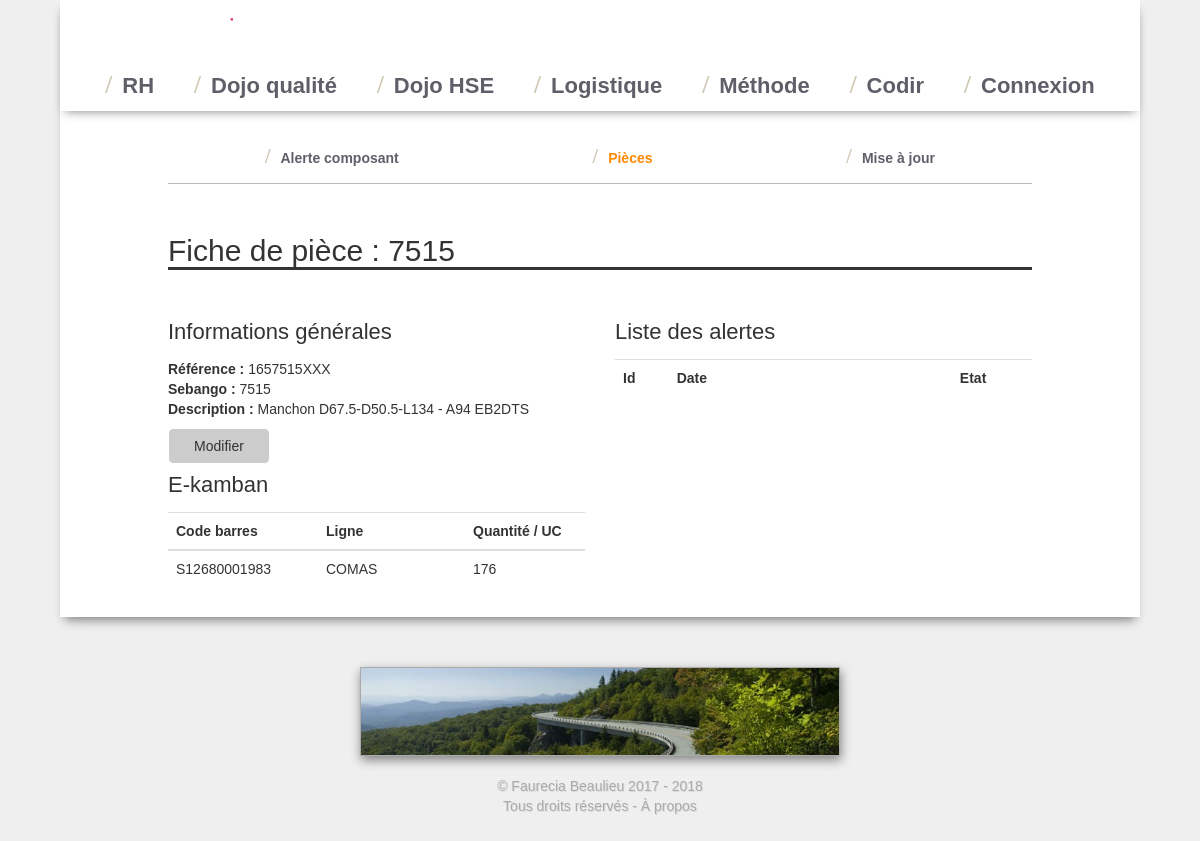
The app's page /logistique/fiche_piece.php?id=4, older data.
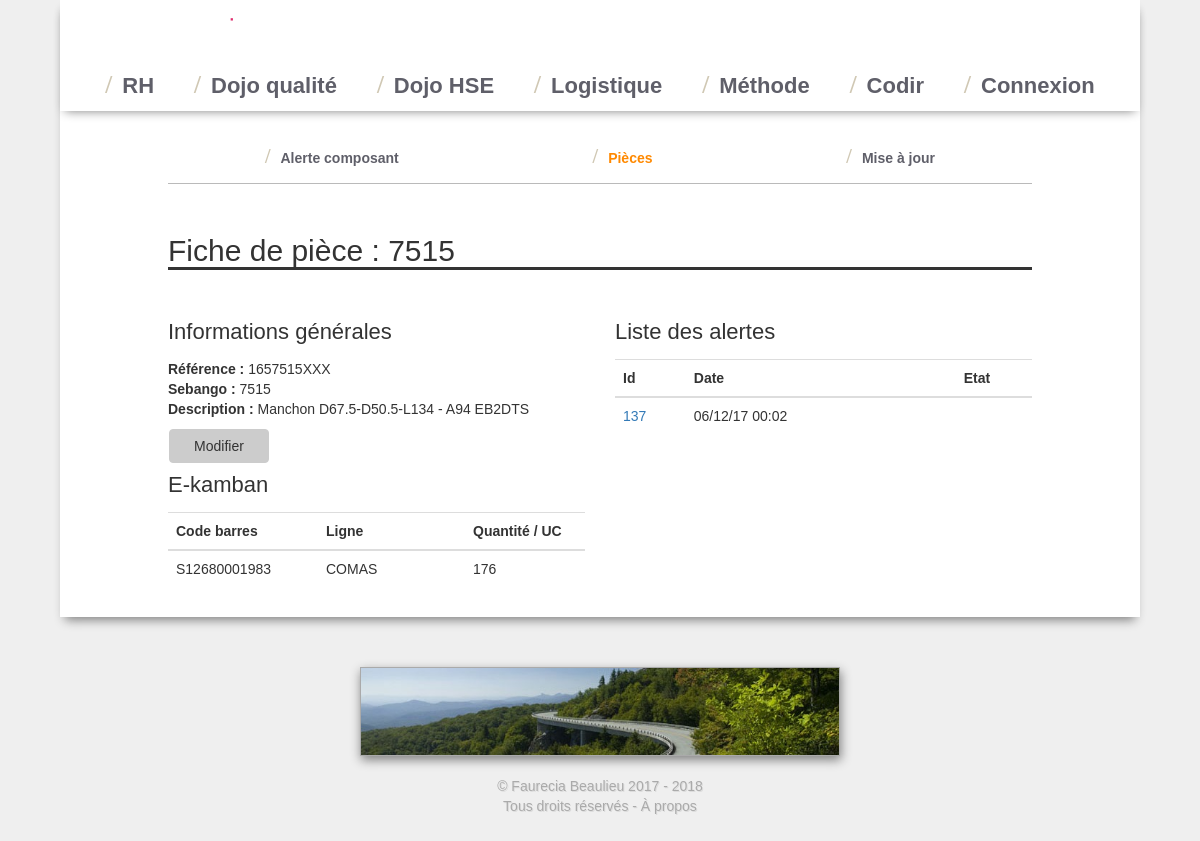
The same page, newer data.
### tables this page shows
CREATE TABLE `logistique_e_kanban` (
  `id` int(11) NOT NULL,
  `code_barres` varchar(255) NOT NULL,
  `piece` int(11) NOT NULL,
  `ligne` varchar(255) NOT NULL,
  `quantite` int(11) NOT NULL
);

CREATE TABLE `logistique_alerte` (
  `id` int(11) NOT NULL,
  `piece` int(11) NOT NULL,
  `e_kanban` int(11) NOT NULL DEFAULT '-1',
  `date` timestamp NOT NULL DEFAULT CURRENT_TIMESTAMP,
  `train` varchar(255) NOT NULL,
  `uc_restant_en_ligne` int(11) NOT NULL,
  `state` tinyint(4) NOT NULL DEFAULT '1'
);

### logistique/fiche_piece.php (the view, shortened to what this page needs)
<?php
include_once "needed.php";
if (isset($_GET['id'])){
    $Query = $bdd->prepare('SELECT * FROM logistique_pieces WHERE id = ?');
    $Query->execute(array($_GET['id']));
    $Data = $Query->fetch();?>
    <h2>Fiche de pièce : <?php echo $Data['sebango'];?></h2>
    <div class="row">
        <div class="col-xs-6">
            <h4>Informations générales</h4>
            <p>
                <b>Référence : </b><?php echo $Data['reference'] ?><br>
                <b>Sebango : </b><?php echo $Data['sebango'] ?><br>
                <b>Description : </b><?php echo $Data['description'] ?><br>
            </p>
            <a href="editer_piece.php?id=<?php echo $_GET["id"]; ?>" class="btn btn-default center-block" style="width: 100px;">Modifier</a>
            <h4>E-kamban</h4>
            <table class="table"
            <thead class="thead">
            <tr>
                <th style="width: 150px">Code barres</th>
                <th >Ligne</th>
                <th style="width: 120px">Quantité / UC</th>
            </tr>
            <tbody>
            <?php
            $Query = $bdd->prepare('SELECT * FROM logistique_e_kanban WHERE piece = ?');
            $Query->execute(array($_GET['id']));
            while ($Data = $Query->fetch()) {
                ?>
                <tr>
                    <td><?php echo $Data['code_barres']; ?></td>
                    <td><?php echo $Data['ligne']; ?></td>
                    <td><?php echo $Data['quantite']; ?></td>
                </tr>
                <?php
            }
            ?>
            </tbody>
            </table>
        </div>
        <div class="col-xs-6">
            <h4>Liste des alertes</h4>
            <table class="table"
            <thead class="thead">
            <tr>
                <th style="width: 25px;">Id</th>
                <th style="width: 150px;">Date</th>
                <th style="width: 25px">Etat</th>
            </tr>
            <tbody>
            <?php
            $Query = $bdd->prepare('SELECT * FROM logistique_alerte WHERE piece = ? ORDER BY logistique_alerte.date DESC');
            $Query->execute(array($_GET['id']));
            while ($Data = $Query->fetch()) {
                ?>
                <tr>
                    <td><a href="/logistique/alerte.php?id=<?php echo $Data['id']; ?>"><?php echo $Data['id']; ?></a></td>
                    <td><?php echo date('d/m/y H:i',strtotime($Data['date'])); ?></td>
                    <td><?php echo ""; ?></td>
                </tr>
                <?php
            }
            ?>
            </tbody>
            </table>
        </div>
    </div>
    <?php
}

Row changes from the older to the newer data that the page shows:
added logistique_alerte: id "137", date "06/12/17 00:02"
